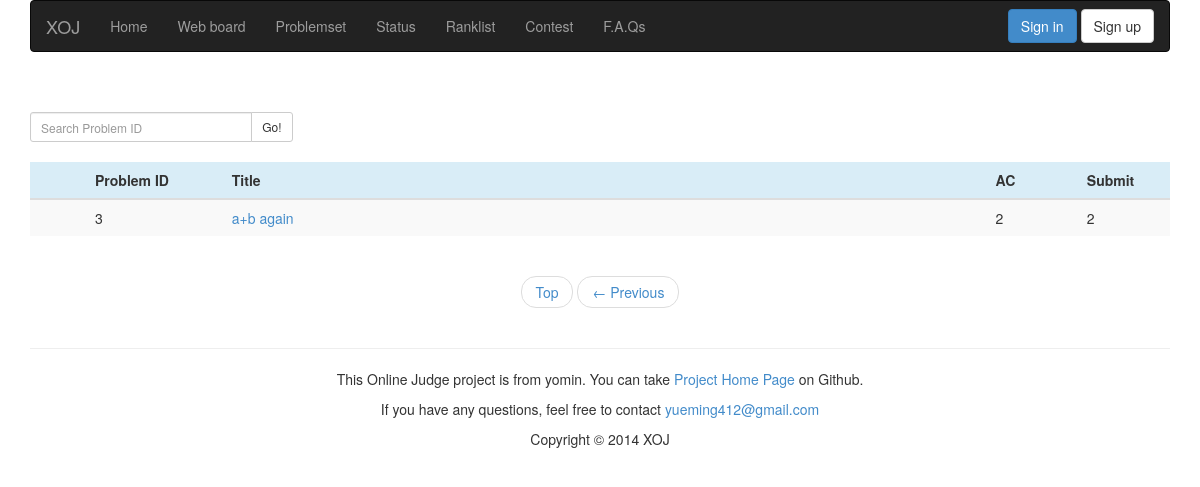
Before: /problemset/page=2/ with the older database file.
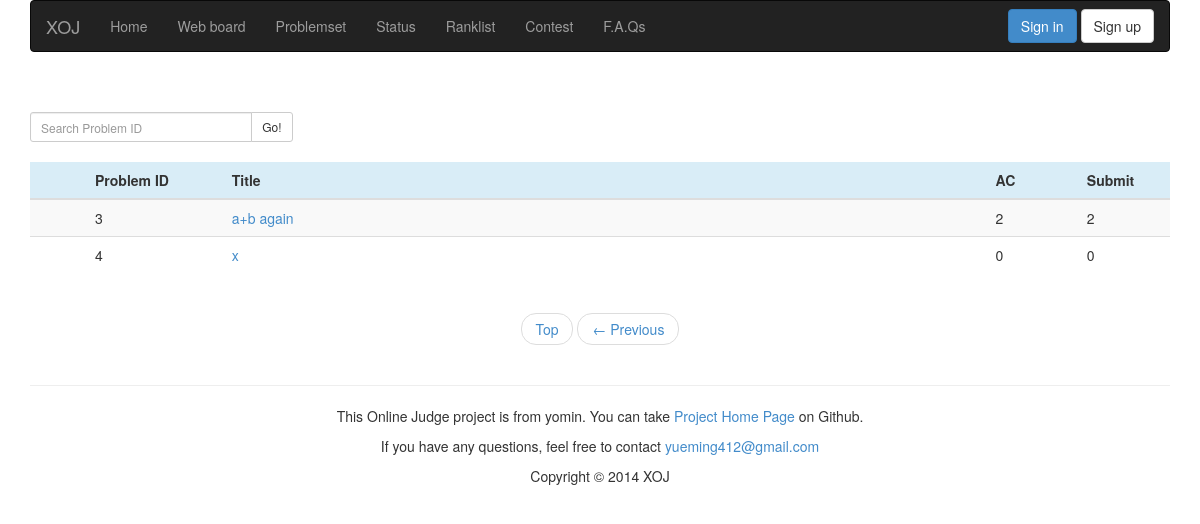
After: the same page with the newer database file.
### appfile/models.py (models this page shows, shortened)
class Problem(db.Model):
    pid = db.Column(db.Integer, primary_key=True)
    title = db.Column(db.String(299))
    description = db.Column(db.Text)
    pinput = db.Column(db.Text)
    poutput = db.Column(db.Text)
    sinput = db.Column(db.Text)
    soutput = db.Column(db.Text)
    hint = db.Column(db.Text)
    time_limit = db.Column(db.Integer)
    memory_limit = db.Column(db.Integer)
    ac_count = db.Column(db.Integer, default = 0)
    submit_count = db.Column(db.Integer, default = 0)
    visable = db.Column(db.Boolean, default = True)

### appfile/views.py (the view)
@app.route('/problemset/')
@app.route('/problemset/page=<int:page>/')
def problemset(page = 1):
    form = SearchProblemForm()
    problem_list = Problem.query.filter_by(visable = True).order_by(Problem.pid).paginate(page,MAX_PROBLEM_NUM_ONE_PAGE, False )
    if current_user.is_authenticated():
        ac_list = db.session.query(Submit.pid).distinct().filter_by(userid = current_user.userid).filter_by(result = 'Accepted').all()
        submit_list = db.session.query(Submit.pid).filter_by(userid = current_user.userid).all()
        print submit_list
        if ac_list:
            ac_list = zip(*ac_list)[0]
        if submit_list:
            submit_list = zip(*submit_list)[0]
    else:
        ac_list, submit_list = [],[]
    return render_template('problemset.html', page=page, problem_list = problem_list, form = form,ac_list = ac_list, submit_list = submit_list)

### appfile/forms.py
class SearchProblemForm(Form):
    pid = IntegerField('Problem ID')

### appfile/views.py (called while the page is built)
@app.before_request
def before_request():
    g.user = current_user
    if g.user.is_authenticated():
        g.url = url_for('userinfo',userid = g.user.userid)

### appfile/templates/problemset.html (shortened to what this page needs)
{% extends "base.html" %}
{% block content %}
<div class="container">
    <br><br>
    <div class="row">
        <form role="form" action={{ url_for('search_problem') }} method="POST">
            <div class="col-sm-3">
                <div class="input-group">
                    {{ form.pid(class="form-control input-sm", placeholder="Search Problem ID") }}
                    <span class="input-group-btn">
                        <button class="btn btn-default btn-sm" type="submit">Go!</button>
                    </span>
                </div>
            </div>
        </form>
    </div>
    <br>
    <div class="row">
        <div class="col-sm-12">
            <table class="table table-striped table-hover">
                <thead>
                    <tr class="info">
                        <th id="ps_is_ac"></th>
                        <th id="ps_pid">Problem ID</th>
                        <th id="ps_title">Title</th>
                        <th id="ps_ac">AC</th>
                        <th id="ps_submit">Submit</th>
                    </tr>
                </thead>
                <tbody>
                    {% for problem in problem_list.items %}
                    <tr>
                        <td>
                        </td>
                        <td>{{ problem.pid }}</td>
                        <td align="left">
                            <a href={{ url_for('show_problem', pid = problem.pid) }}>{{ problem.title }}</a>
                        </td>
                        <td>{{ problem.ac_count }}</td>
                        <td>{{ problem.submit_count }}</td>
                    </tr>
                    {% endfor %}
                </tbody>
            </table>
        </div>
    </div>
    <div class="row">
        <div class="col-sm-12">
          <ul class="pager">
            <li><a href={{ url_for('problemset') }}>Top</a></li>
            {% if problem_list.has_prev %}
            <li><a href={{ url_for('problemset', page = problem_list.prev_num) }}>&larr; Previous</a></li>
            {% endif %}
        </ul>
        </div>
    </div>
</div>
{% endblock %}

### appfile/templates/base.html (shortened to what this page needs)
<!DOCTYPE html>
<html lang="zh-cn">
    <head>
        <link rel="stylesheet" type="text/css" href={{ url_for('static', filename='css/bootstrap.min.css') }}>
        <link rel="stylesheet" type="text/css" href={{ url_for('static', filename='css/style.css') }}>
    </head>
    <body>
        <div class="container">
            <nav class="navbar navbar-inverse" role="navigation">
                <div class="navbar-header">
                    <a class="navbar-brand" href={{ url_for('index')}}>XOJ</a>
                </div>
                <div class="collapse navbar-collapse" id="bs-example-navbar-collapse-1">
                    <ul class="nav navbar-nav">
                        <li><a href="/">Home</a></li>
                        <li><a href="/discuss/">Web board</a></li>
                        <li><a href="/problemset/">Problemset</a></li>
                        <li><a href="/status/">Status</a></li>
                        <li><a href="/ranklist/">Ranklist</a></li>
                        <li><a href="/">Contest</a></li>
                        <li><a href="/FAQ/">F.A.Qs</a></li>
                    </ul>
                    {% if g.user.is_authenticated() %}
                        <ul class="nav navbar-nav navbar-right">
                            <li><a href={{ g.url }}>{{ g.user.userid }}</a></li>
                            {% if g.user.is_admin %}
                                <li><a href="/admin/">Admin</a></li>
                            {% endif %}
                            <li><a href="/logout/">Logout</a></li>
                        </ul>
                    {% else %}
                    <div class="navbar-form navbar-right">
                            <a href="/login/" class="btn btn-primary">Sign in</a>
                            <a href="/register/" class="btn btn-default">Sign up</a>
                    </div>
                    {% endif %}
                </div>
            </nav>
        </div>
        {% block content %}
        {% endblock %}
        <div class="container">
            <footer>
                <hr>
                <p class="text-center">
                    This Online Judge project is from yomin. You can take
                    <a href="http://github/Rominyue">Project Home Page</a>
                    on Github.
                </p>
                <p class="text-center">
                    If you have any questions, feel free to contact
                    <a href="mailto:someone@example.com">yueming412@gmail.com</a>
                </p>
                <p class="text-center">Copyright © 2014 XOJ</p>
            </footer>
        </div>
    </body>
</html>

### appfile/static/css/style.css (style rules this page uses)
a:link { text-decoration: none; }
#ps_is_ac { width: 5%; }
#ps_pid { width: 12%; }
#ps_title { width: 67%; }
#ps_ac { width: 8%; }
#ps_submit { width: 8%; }

Changed rows visible on the page:
added Problem: pid "4", title "x", ac_count "0", submit_count "0"
